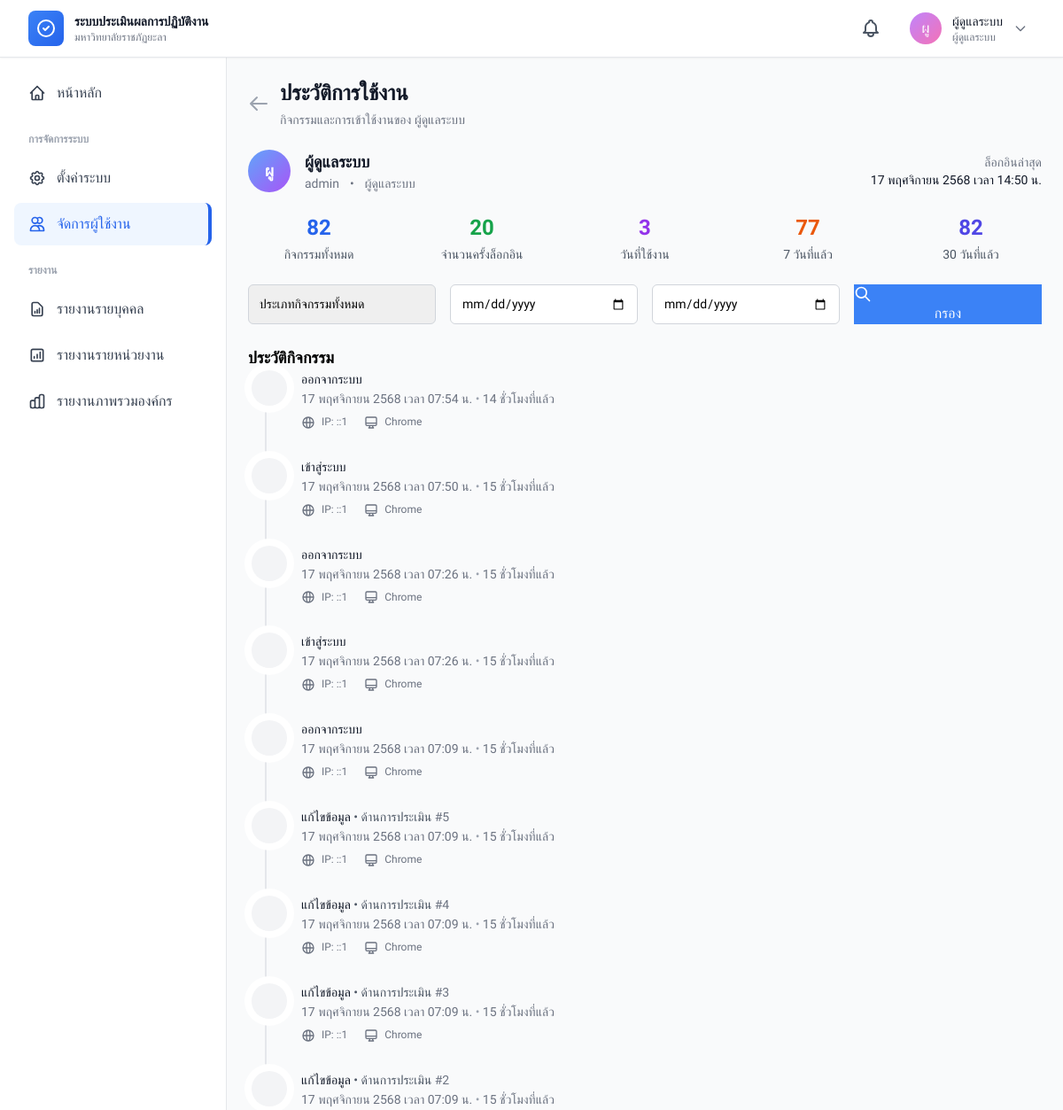
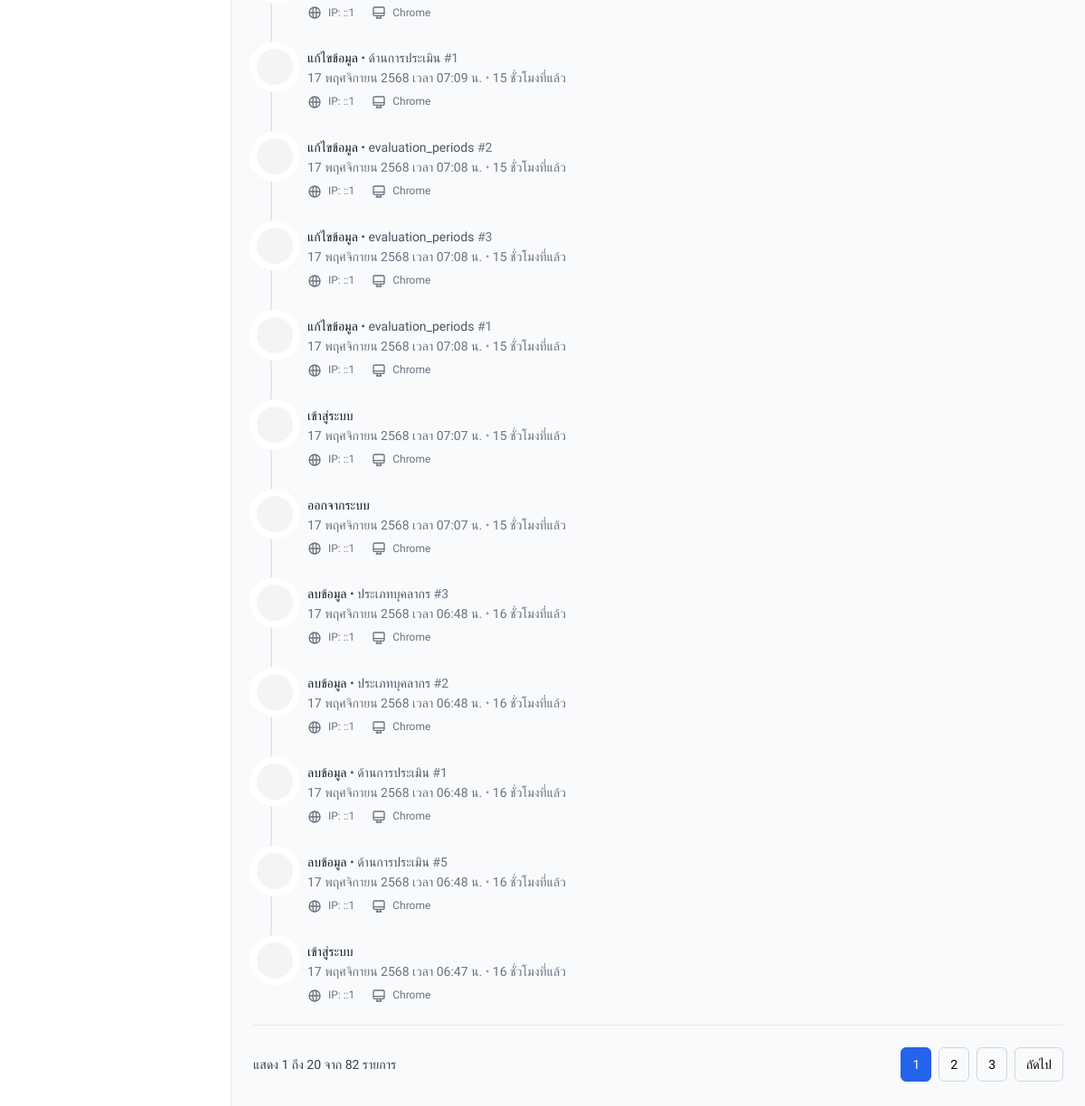
The app's page /modules/users/activity-log.php?user_id=1 (signed in) with its own data (2 pictures, top to bottom).
### tables this page shows
CREATE TABLE `users` (
  `user_id` int(11) NOT NULL,
  `username` varchar(50) NOT NULL,
  `password` varchar(255) NOT NULL,
  `email` varchar(100) NOT NULL,
  `full_name_th` varchar(255) NOT NULL,
  `full_name_en` varchar(255) DEFAULT NULL,
  `personnel_type` enum('academic','support','lecturer') NOT NULL,
  `personnel_type_id` int(11) DEFAULT NULL,
  `department_id` int(11) DEFAULT NULL,
  `position` varchar(100) DEFAULT NULL,
  `role` enum('admin','staff','manager') NOT NULL DEFAULT 'staff',
  `is_active` tinyint(1) DEFAULT 1,
  `last_login` datetime DEFAULT NULL,
  `created_at` timestamp NOT NULL DEFAULT current_timestamp(),
  `updated_at` timestamp NOT NULL DEFAULT current_timestamp() ON UPDATE current_timestamp()
);

CREATE TABLE `activity_logs` (
  `log_id` bigint(20) NOT NULL,
  `user_id` int(11) DEFAULT NULL,
  `action` varchar(100) NOT NULL,
  `table_name` varchar(100) DEFAULT NULL,
  `record_id` int(11) DEFAULT NULL,
  `old_values` text DEFAULT NULL,
  `new_values` text DEFAULT NULL,
  `ip_address` varchar(45) DEFAULT NULL,
  `user_agent` varchar(500) DEFAULT NULL,
  `created_at` timestamp NOT NULL DEFAULT current_timestamp()
);

### modules/users/activity-log.php (the view, shortened to what the rows shown need)
<?php
require_once '../../config/app.php';
require_once APP_ROOT . '/config/permission.php';
require_once APP_ROOT . '/includes/functions.php';
$db = getDB();
$user_id = $_GET['user_id'] ?? 0;
$stmt = $db->prepare("
    SELECT u.*, d.department_name_th as department_name
    FROM users u
    LEFT JOIN departments d ON u.department_id = d.department_id
    WHERE u.user_id = ?
");
$stmt->execute([$user_id]);
$user = $stmt->fetch();
$page = isset($_GET['page']) ? (int)$_GET['page'] : 1;
$per_page = 20;
$where = ["user_id = ?"];
$params = [$user_id];
$where_clause = implode(' AND ', $where);
$stmt = $db->prepare("SELECT COUNT(*) FROM activity_logs WHERE $where_clause");
$stmt->execute($params);
$total = $stmt->fetchColumn();
$pagination = paginate($total, $page, $per_page);
$stmt = $db->prepare("
    SELECT *
    FROM activity_logs
    WHERE $where_clause
    ORDER BY created_at DESC
    LIMIT {$pagination['per_page']} OFFSET {$pagination['offset']}
");
$stmt->execute($params);
$activities = $stmt->fetchAll();
$action_names = [
    'login' => 'เข้าสู่ระบบ',
    'logout' => 'ออกจากระบบ',
    'create' => 'สร้างข้อมูล',
    'update' => 'แก้ไขข้อมูล',
    'delete' => 'ลบข้อมูล',
    'view' => 'ดูข้อมูล',
    'export' => 'ส่งออกข้อมูล',
    'upload' => 'อัปโหลดไฟล์',
    'download' => 'ดาวน์โหลดไฟล์',
    'submit' => 'ส่งข้อมูล',
    'approve' => 'อนุมัติ',
    'reject' => 'ไม่อนุมัติ',
    'toggle_status' => 'เปลี่ยนสถานะ',
    'status_change' => 'เปลี่ยนสถานะ'
];
$table_names = [
    'users' => 'ผู้ใช้งาน',
    'evaluations' => 'แบบประเมิน',
    'portfolios' => 'ผลงาน',
    'evaluation_aspects' => 'ด้านการประเมิน',
    'evaluation_topics' => 'หัวข้อประเมิน',
    'personnel_types' => 'ประเภทบุคลากร',
    'departments' => 'หน่วยงาน'
];
include APP_ROOT . '/includes/header.php';
?>
<div class="max-w-7xl mx-auto">
    <div class="mb-6">
        <div class="flex items-center space-x-3">
            <div>
                <h1 class="text-2xl font-bold text-gray-900">ประวัติการใช้งาน</h1>
                <p class="mt-1 text-sm text-gray-500">
                    กิจกรรมและการเข้าใช้งานของ <?php echo e($user['full_name_th']); ?>
                </p>
            </div>
        </div>
    </div>
    <div class="card mb-6">
        <div class="card-body">
            <div class="flex items-center justify-between">
                <div class="flex items-center">
                    <div
                        class="h-12 w-12 rounded-full bg-gradient-to-br from-blue-400 to-purple-500 flex items-center justify-center text-white text-lg font-semibold">
                        <?php echo mb_substr($user['full_name_th'], 0, 2); ?>
                    </div>
                    <div class="ml-4">
                        <h2 class="text-lg font-semibold text-gray-900"><?php echo e($user['full_name_th']); ?></h2>
                        <div class="flex items-center space-x-3 text-sm text-gray-500">
                            <span><?php echo e($user['username']); ?></span>
                            <span>•</span>
                            <span><?php echo e($role_names[$user['role']] ?? $user['role']); ?></span>
                        </div>
                    </div>
                </div>
                <div class="text-right text-sm">
                    <div class="text-gray-500">ล็อกอินล่าสุด</div>
                    <div class="text-gray-900 font-medium">
                        <?php echo $user['last_login'] ? thai_date($user['last_login'], 'datetime') : '-'; ?>
                    </div>
                </div>
            </div>
        </div>
    </div>
    <div class="card">
        <div class="card-header">
            <h2 class="text-lg font-semibold">ประวัติกิจกรรม</h2>
        </div>
        <div class="card-body">
            <?php if (empty($activities)): ?>
                <div class="text-center py-12">
                    <svg class="mx-auto h-12 w-12 text-gray-400" fill="none" stroke="currentColor" viewBox="0 0 24 24">
                        <path stroke-linecap="round" stroke-linejoin="round" stroke-width="2"
                            d="M12 8v4l3 3m6-3a9 9 0 11-18 0 9 9 0 0118 0z" />
                    </svg>
                    <h3 class="mt-2 text-sm font-medium text-gray-900">ไม่พบกิจกรรม</h3>
                    <p class="mt-1 text-sm text-gray-500">ไม่มีประวัติกิจกรรมในช่วงเวลาที่เลือก</p>
                </div>
            <?php else: ?>
                <div class="flow-root">
                    <ul class="-mb-8">
                        <?php foreach ($activities as $index => $activity): ?>
                            <li>
                                <div class="relative pb-8">
                                    <?php if ($index < count($activities) - 1): ?>
                                        <span class="absolute top-5 left-5 -ml-px h-full w-0.5 bg-gray-200"
                                            aria-hidden="true"></span>
                                    <?php endif; ?>
                                    <div class="relative flex items-start space-x-3">
                                        <div>
                                            <div class="relative px-1">
                                                <div
                                                    class="h-10 w-10 bg-gray-100 rounded-full ring-8 ring-white flex items-center justify-center">
                                                </div>
                                            </div>
                                        </div>
                                        <div class="min-w-0 flex-1">
                                            <div>
                                                <div class="text-sm">
                                                    <span class="font-medium text-gray-900">
                                                        <?php echo $action_names[$activity['action']] ?? ucfirst($activity['action']); ?>
                                                    </span>
                                                    <?php if ($activity['table_name']): ?>
                                                        <span class="text-gray-600">
                                                            •
                                                            <?php echo $table_names[$activity['table_name']] ?? $activity['table_name']; ?>
                                                        </span>
                                                    <?php endif; ?>
                                                    <?php if ($activity['record_id']): ?>
                                                        <span class="text-gray-500">
                                                            #<?php echo $activity['record_id']; ?>
                                                        </span>
                                                    <?php endif; ?>
                                                </div>
                                                <p class="mt-0.5 text-sm text-gray-500">
                                                    <?php echo thai_date($activity['created_at'], 'datetime'); ?>
                                                    <span class="text-gray-400">•</span>
                                                    <?php echo time_ago($activity['created_at']); ?>
                                                </p>
                                            </div>
                                            <div class="mt-2 text-xs text-gray-500 space-x-4">
                                                <?php if ($activity['ip_address']): ?>
                                                    <span>
                                                        <svg class="inline w-4 h-4 mr-1" fill="none" stroke="currentColor"
                                                            viewBox="0 0 24 24">
                                                            <path stroke-linecap="round" stroke-linejoin="round" stroke-width="2"
                                                                d="M21 12a9 9 0 01-9 9m9-9a9 9 0 00-9-9m9 9H3m9 9a9 9 0 01-9-9m9 9c1.657 0 3-4.03 3-9s-1.343-9-3-9m0 18c-1.657 0-3-4.03-3-9s1.343-9 3-9m-9 9a9 9 0 019-9" />
                                                        </svg>
                                                        IP: <?php echo e($activity['ip_address']); ?>
                                                    </span>
                                                <?php endif; ?>
                                                <?php if ($activity['user_agent']): ?>
                                                    <span title="<?php echo e($activity['user_agent']); ?>">
                                                        <svg class="inline w-4 h-4 mr-1" fill="none" stroke="currentColor"
                                                            viewBox="0 0 24 24">
                                                            <path stroke-linecap="round" stroke-linejoin="round" stroke-width="2"
                                                                d="M9.75 17L9 20l-1 1h8l-1-1-.75-3M3 13h18M5 17h14a2 2 0 002-2V5a2 2 0 00-2-2H5a2 2 0 00-2 2v10a2 2 0 002 2z" />
                                                        </svg>
                                                        <?php
                                                        if (strpos($activity['user_agent'], 'Chrome') !== false) {
                                                            echo 'Chrome';
                                                        } elseif (strpos($activity['user_agent'], 'Firefox') !== false) {
                                                            echo 'Firefox';
                                                        } elseif (strpos($activity['user_agent'], 'Safari') !== false) {
                                                            echo 'Safari';
                                                        } elseif (strpos($activity['user_agent'], 'Edge') !== false) {
                                                            echo 'Edge';
                                                        } else {
                                                            echo 'Browser';
                                                        }
                                                        ?>
                                                    </span>
                                                <?php endif; ?>
                                            </div>
                                        </div>
                                    </div>
                                </div>
                            </li>
                        <?php endforeach; ?>
                    </ul>
                </div>
            <?php endif; ?>
        </div>
    </div>
</div>
<?php include APP_ROOT . '/includes/footer.php'; ?>

### includes/header.php (shortened to what the rows shown need)
<?php
$current_user = $_SESSION['user'] ?? null;
?>
<!DOCTYPE html>
<html lang="th">
<head>
    <script src="https://cdn.tailwindcss.com"></script>
    <link rel="stylesheet" href="<?php echo url('assets/css/tailwind.css'); ?>">
    <link rel="stylesheet" href="<?php echo url('assets/css/custom.css'); ?>">
</head>
<body class="bg-gray-50">
    <nav class="bg-white shadow-sm border-b border-gray-200 sticky top-0 z-50">
        <div class="max-w-7xl mx-auto px-4 sm:px-6 lg:px-8">
            <div class="flex justify-between h-16">
                <?php if ($current_user): ?>
                    <div class="flex items-center space-x-4">
                        <div class="relative">
                            <button id="notification-button" type="button"
                                class="relative p-2 text-gray-600 hover:text-gray-900 hover:bg-gray-100 rounded-lg transition-colors focus:outline-none focus:ring-2 focus:ring-blue-500">
                            </button>
                        </div>
                        <div class="relative" x-data="{ open: false }">
                            <button @click="open = !open"
                                class="flex items-center space-x-3 p-2 hover:bg-gray-100 rounded-lg transition-colors">
                                <div
                                    class="w-9 h-9 bg-gradient-to-br from-purple-400 to-pink-400 rounded-full flex items-center justify-center text-white font-medium">
                                    <?php echo mb_substr($current_user['full_name_th'], 0, 2); ?>
                                </div>
                                <div class="hidden md:block text-left">
                                    <div class="text-sm font-medium text-gray-900">
                                        <?php echo $current_user['full_name_th']; ?></div>
                                    <div class="text-xs text-gray-500">
                                        <?php echo $role_names[$current_user['role']] ?? ''; ?></div>
                                </div>
                                <svg class="w-4 h-4 text-gray-500" fill="none" stroke="currentColor" viewBox="0 0 24 24">
                                    <path stroke-linecap="round" stroke-linejoin="round" stroke-width="2"
                                        d="M19 9l-7 7-7-7" />
                                </svg>
                            </button>
                        </div>
                    </div>
                <?php endif; ?>
            </div>
        </div>
    </nav>
    <div class="min-h-screen">
        <?php if ($current_user): ?>
            <div class="flex">
                <main class="flex-1 p-6">
                <?php else: ?>
                    <main class="container mx-auto px-4 py-8">
                    <?php endif; ?>

### records on screen
users: full_name_th "ผู", full_name_th "ผู้ดูแลระบบ", role "ผู้ดูแลระบบ", username "admin", last_login "17 พฤศจิกายน 2568 เวลา 14:50 น."
activity_logs: action "ออกจากระบบ", created_at "17 พฤศจิกายน 2568 เวลา 07:54 น.", created_at "14 ชั่วโมงที่แล้ว", ip_address "::1", shows "Chrome"
activity_logs: action "เข้าสู่ระบบ", created_at "17 พฤศจิกายน 2568 เวลา 07:50 น.", created_at "15 ชั่วโมงที่แล้ว", ip_address "::1", shows "Chrome"
activity_logs: action "ออกจากระบบ", created_at "17 พฤศจิกายน 2568 เวลา 07:26 น.", created_at "15 ชั่วโมงที่แล้ว", ip_address "::1", shows "Chrome"
activity_logs: action "เข้าสู่ระบบ", created_at "17 พฤศจิกายน 2568 เวลา 07:26 น.", created_at "15 ชั่วโมงที่แล้ว", ip_address "::1", shows "Chrome"
activity_logs: action "ออกจากระบบ", created_at "17 พฤศจิกายน 2568 เวลา 07:09 น.", created_at "15 ชั่วโมงที่แล้ว", ip_address "::1", shows "Chrome"
activity_logs: action "แก้ไขข้อมูล", table_name "ด้านการประเมิน", record "5", created_at "17 พฤศจิกายน 2568 เวลา 07:09 น.", created_at "15 ชั่วโมงที่แล้ว", ip_address "::1", shows "Chrome"
activity_logs: action "แก้ไขข้อมูล", table_name "ด้านการประเมิน", record "4", created_at "17 พฤศจิกายน 2568 เวลา 07:09 น.", created_at "15 ชั่วโมงที่แล้ว", ip_address "::1", shows "Chrome"
activity_logs: action "แก้ไขข้อมูล", table_name "ด้านการประเมิน", record "3", created_at "17 พฤศจิกายน 2568 เวลา 07:09 น.", created_at "15 ชั่วโมงที่แล้ว", ip_address "::1", shows "Chrome"
activity_logs: action "แก้ไขข้อมูล", table_name "ด้านการประเมิน", record "2", created_at "17 พฤศจิกายน 2568 เวลา 07:09 น.", created_at "15 ชั่วโมงที่แล้ว", ip_address "::1", shows "Chrome"
activity_logs: action "แก้ไขข้อมูล", table_name "ด้านการประเมิน", record "1", created_at "17 พฤศจิกายน 2568 เวลา 07:09 น.", created_at "15 ชั่วโมงที่แล้ว", ip_address "::1", shows "Chrome"
activity_logs: action "แก้ไขข้อมูล", table_name "evaluation_periods", record "2", created_at "17 พฤศจิกายน 2568 เวลา 07:08 น.", created_at "15 ชั่วโมงที่แล้ว", ip_address "::1", shows "Chrome"
activity_logs: action "แก้ไขข้อมูล", table_name "evaluation_periods", record "3", created_at "17 พฤศจิกายน 2568 เวลา 07:08 น.", created_at "15 ชั่วโมงที่แล้ว", ip_address "::1", shows "Chrome"
activity_logs: action "แก้ไขข้อมูล", table_name "evaluation_periods", record "1", created_at "17 พฤศจิกายน 2568 เวลา 07:08 น.", created_at "15 ชั่วโมงที่แล้ว", ip_address "::1", shows "Chrome"
activity_logs: action "เข้าสู่ระบบ", created_at "17 พฤศจิกายน 2568 เวลา 07:07 น.", created_at "15 ชั่วโมงที่แล้ว", ip_address "::1", shows "Chrome"
activity_logs: action "ออกจากระบบ", created_at "17 พฤศจิกายน 2568 เวลา 07:07 น.", created_at "15 ชั่วโมงที่แล้ว", ip_address "::1", shows "Chrome"
activity_logs: action "ลบข้อมูล", table_name "ประเภทบุคลากร", record "3", created_at "17 พฤศจิกายน 2568 เวลา 06:48 น.", created_at "16 ชั่วโมงที่แล้ว", ip_address "::1", shows "Chrome"
activity_logs: action "ลบข้อมูล", table_name "ประเภทบุคลากร", record "2", created_at "17 พฤศจิกายน 2568 เวลา 06:48 น.", created_at "16 ชั่วโมงที่แล้ว", ip_address "::1", shows "Chrome"
activity_logs: action "ลบข้อมูล", table_name "ด้านการประเมิน", record "1", created_at "17 พฤศจิกายน 2568 เวลา 06:48 น.", created_at "16 ชั่วโมงที่แล้ว", ip_address "::1", shows "Chrome"
activity_logs: action "ลบข้อมูล", table_name "ด้านการประเมิน", record "5", created_at "17 พฤศจิกายน 2568 เวลา 06:48 น.", created_at "16 ชั่วโมงที่แล้ว", ip_address "::1", shows "Chrome"
activity_logs: action "เข้าสู่ระบบ", created_at "17 พฤศจิกายน 2568 เวลา 06:47 น.", created_at "16 ชั่วโมงที่แล้ว", ip_address "::1", shows "Chrome"

### other values on screen
$stats['total_activities'] "82"
$stats['login_count'] "20"
$stats['active_days'] "3"
$stats['last_7_days'] "77"
$stats['last_30_days'] "82"
$pagination['from'] "1"
$pagination['to'] "20"
$pagination['total'] "82"
